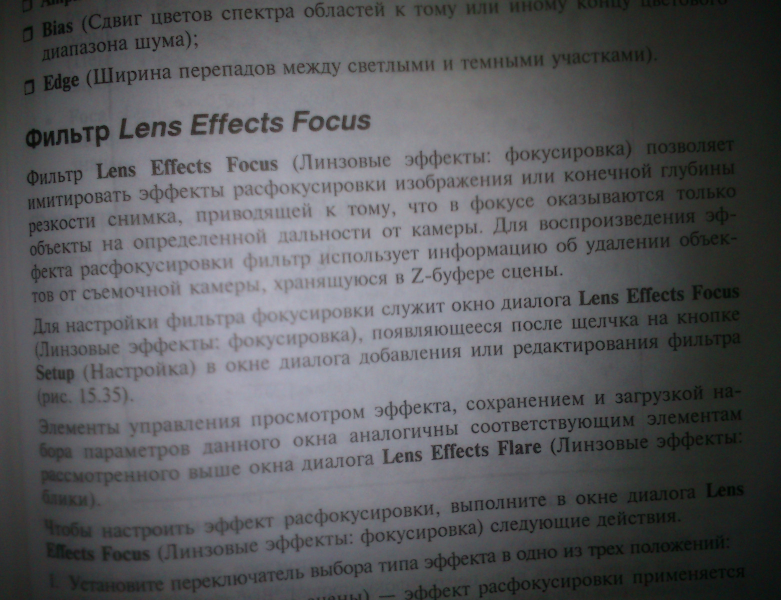
#> input picture 11_Code/scan_enhancer/pure_python/in.jpg, 1562 x 1200 px (shown at 1/2 size)
$ python scan_enhancer.py
#> lines starting #> are read from the running program, lines starting #| are printed output that depends on the picture
from PIL import Image
import numpy as np
from scipy.ndimage import gaussian_filter


def rgb2gray(rgb_img):
    return np.dot(rgb_img, [0.2989, 0.5870, 0.1140])


def custom_filter(blurred_img, gray_img):
    for i in range(gray_img.shape[0]):
        for j in range(gray_img.shape[1]):
            d = gray_img[i][j] / (blurred_img[i][j] + 0.00000000001)
            m = min(255, d * 255 + 0.00000000001)
            gamma = 0.5 * (m / 255.0) * m * m / 65025
            m = ((m / 255.0) ** (1 / (gamma + 0.00000000001))) * 255.0
            gray_img[i][j] = m


def enhance_gray_img(gray_img):
    gray_img_copy = np.copy(gray_img)
    blurred_img = gaussian_filter(img, sigma=30)

    print(blurred_img.dtype)
    print(blurred_img.shape)
    print(gray_img_copy.dtype)
    print(gray_img_copy.shape)

    custom_filter(blurred_img, gray_img_copy)
    return gray_img_copy


input_img = 'in.jpg'
output_img = 'out.png'

img = Image.open(input_img)
#> img is the input picture: PIL image 1562x1200 RGB; mean R, G, B 90.8, 91.4, 94.4
img = rgb2gray(np.array(img))
img = enhance_gray_img(img)
#> in enhance_gray_img, `blurred_img = gaussian_filter(img, sigma=30)`:
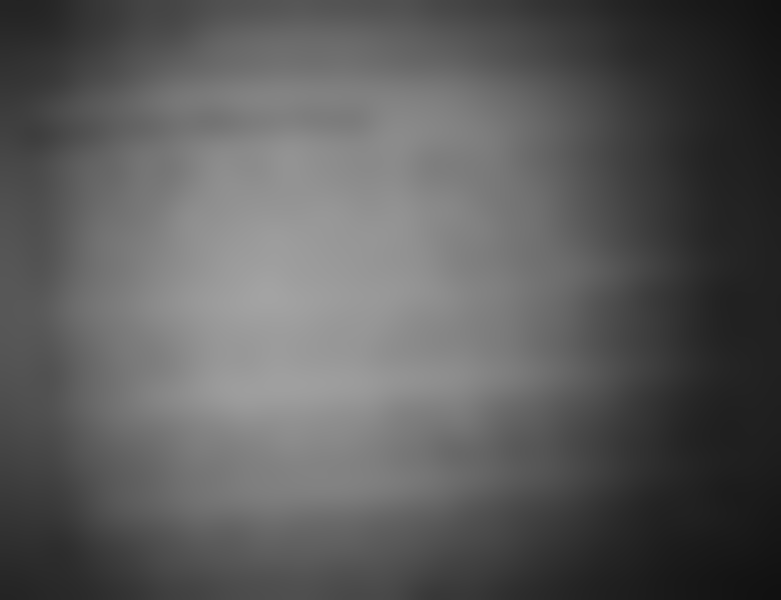
#> blurred_img: shape (1200, 1562) float64 (shown at 1/2 size); min 17.3, max 163.6, mean 91.6
#| float64
#| (1200, 1562)
#| float64
#| (1200, 1562)
#> after the loop in custom_filter, `for i in range(gray_img.shape[0]):`:
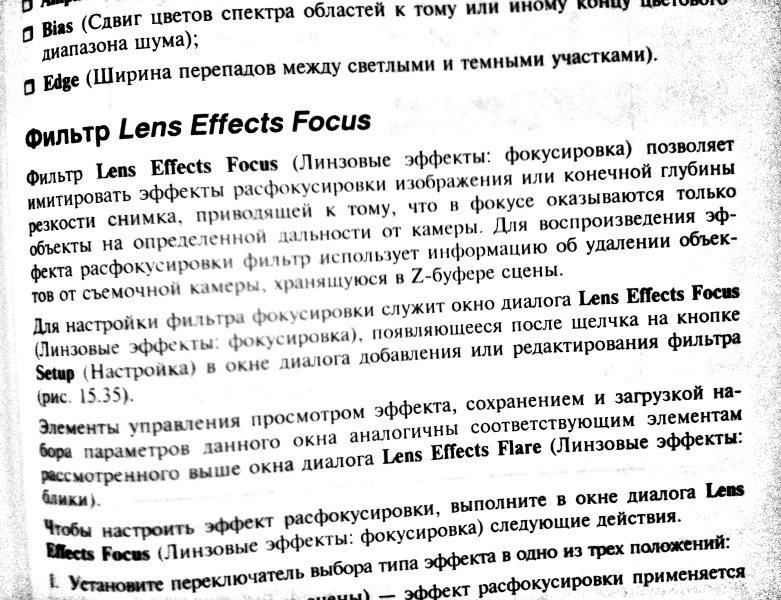
#> gray_img: shape (1200, 1562) float64 (shown at 1/2 size); min 0, max 255, mean 223
I8 = img.astype(np.uint8)
img = Image.fromarray(I8)
img.save(output_img)
